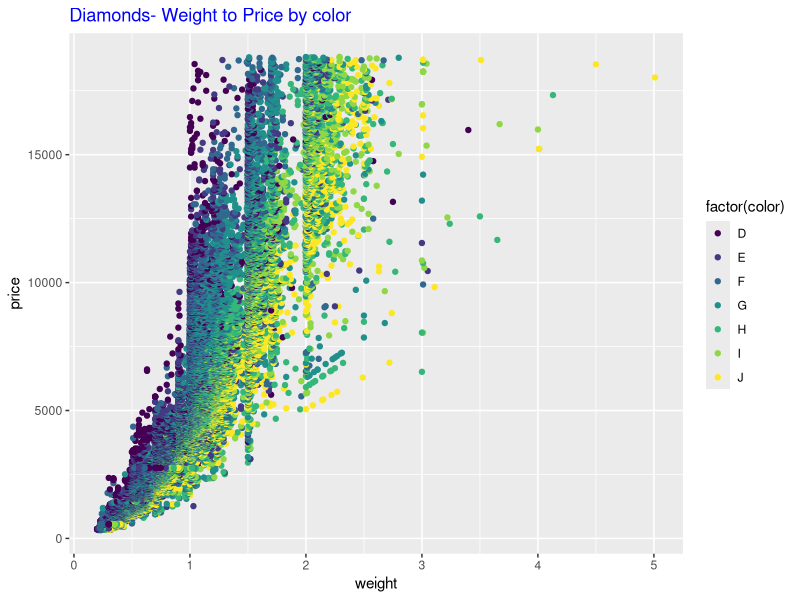
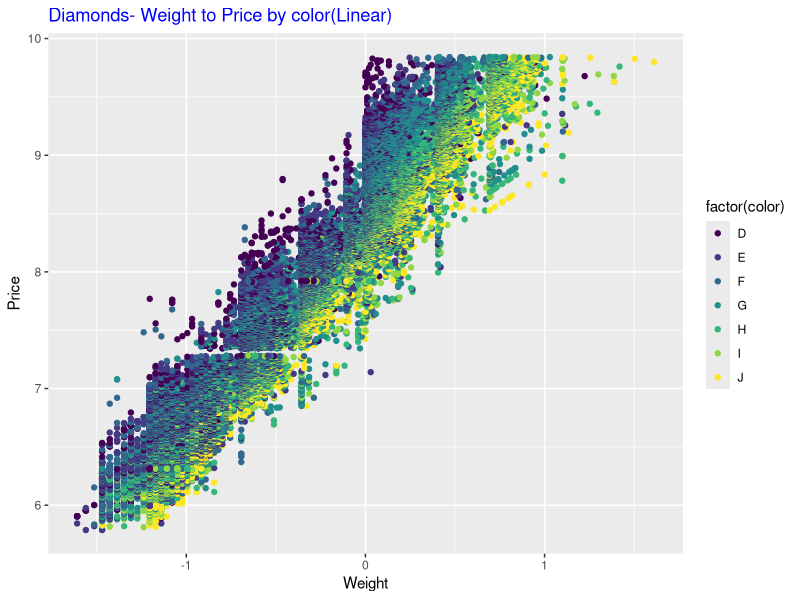
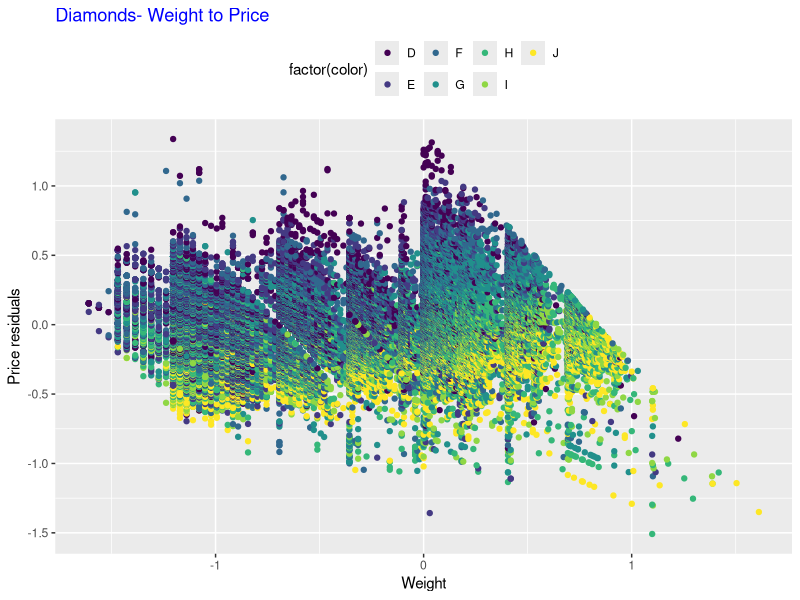

Write the R code that produced these figures, in order. (Note: this script raises an error after producing the figures.)
data("diamonds")
library("grid")
library("ggplot2")

#Q2:
weight <- diamonds$carat
price <- diamonds$price #take out these two variables
ggplot(diamonds,aes(weight,price,color=factor(color)))+geom_point()+ #use ggplot to draw graph
  ggtitle("Diamonds- Weight to Price by color")+ #give title to graph
  theme(plot.title=element_text(color="blue")) #change title's color


#Q3:
ggplot(diamonds,aes(log(carat),log(price),color=factor(color)))+ #transfer the two variable into log
  xlab("Weight")+ylab("Price")+ #rename the labels
  ggtitle('Diamonds- Weight to Price by color(Linear)')+ #give title to graph
  theme(plot.title=element_text(color="blue"))+ #change title's color
  geom_point()

#Q4:
lm1 <- lm(log(price)~1+log(weight)) #do linear regression
residuals <- lm1$residuals # take out all residuals from linear regression
new_diamonds <- data.frame(diamonds,residuals) # build a new diamonds dataframe adding residuals
ggplot(new_diamonds,aes(log(carat),residuals,color=factor(color)))+
  xlab("Weight")+ylab("Price residuals")+
  ggtitle('Diamonds- Weight to Price')+
  geom_point()+ #plot the residuals and weight
  theme(plot.title=element_text(color="blue"),legend.position = "top") #put the legend of factor on the top

#Q5:
grid.newpage()
lm1 <- lm(log(price)~1+log(weight)) #do linear regression
residuals <- lm1$residuals # take out all residuals from linear regression
new_diamonds <- data.frame(diamonds,residuals) # build a new diamonds dataframe adding residuals
p1 <- ggplot(new_diamonds,aes(log(carat),residuals))+
      xlab("Weight")+ylab("Price residuals")+
      ggtitle('Diamonds- Weight to Price')+
      geom_point(aes(colour=factor(color)))+ #plot the residuals and weight
      theme(plot.title=element_text(color="blue"),legend.position = "top")+ #put the legend of factor on the top and change title's color
      guides(col=guide_legend(nrow=1)) #make the legend in one row

p2 <- ggplot(diamonds,aes(x=carat,color=color,..density..))+ 
      geom_histogram(binwidth = 0.027)+ #draw the histogram of "carat"
      theme(legend.position = "none",axis.title=element_blank())+ #cancel the legend, title and labels
      plot.margin=unit(c(0,0,0,0),"cm")

p3 <- ggplot(diamonds,aes(x=price,colour=color,..density..))+
      geom_histogram(binwidth = 45)+  #draw the histogram of "price"
      theme(legend.position = "none",axis.title=element_blank()) #cancel the legend, title and labels

view2 <- viewport(width=0.4,height=0.2,x=0.79,y=0.65) #use "viewpoint" function in "grid" to locate the postions of two histograms 
view3 <- viewport(width=0.4,height=0.2,x=0.3,y=0.2) 

print(p1)
print(p2,vp=view2)
print(p3,vp=view3)#draw three graphs together

#Q6
grid.newpage()

view1 <- viewport(width=0.7,height=0.7,x=0.6,y=0.65)
view2 <- viewport(width=0.6,height=0.23,x=0.63,y=0.15)
view3 <- viewport(width=0.4,height=0.23,x=0.15,y=0.6,angle=90) #create three graphs' location

p1 <- ggplot(new_diamonds,aes(log(carat),residuals,color=factor(color)))+
      xlab("Weight")+ylab("Price residuals")+
      ggtitle('Diamonds- Weight to Price by color')+
      geom_point()+ #plot the residuals and weight
      theme(plot.title=element_text(color="blue"),legend.position = "top")+ #put the legend of factor on the top and change title's
      guides(col=guide_legend(nrow=1)) #make the legend in one row

p2 <- ggplot(diamonds,aes(x=carat,color=color,..density..))+
      geom_histogram(binwidth = 0.027)+  #draw the histogram of "carat"
      theme(legend.position = "none",axis.title=element_blank()) 

p3 <- ggplot(diamonds,aes(x=price,colour=color,..density..))+
      geom_histogram(binwidth = 45)+  #draw the histogram of "price"
      theme(legend.position = "none",axis.title=element_blank())

print(p1,vp=view1)
print(p2,vp=view2)
print(p3,vp=view3)# draw three graphs
